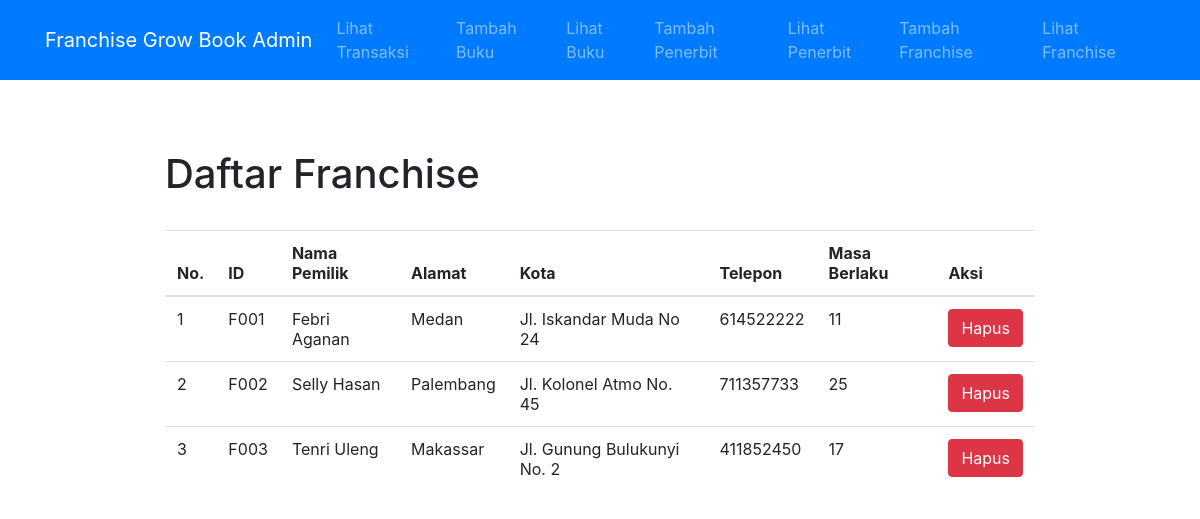
Screenshot of /lihat_franchise.php (signed in) with the database file from the repository.
### tables this page shows
CREATE TABLE `tb_franchise` (
  `id` varchar(255) NOT NULL,
  `user_id` int(11) NOT NULL,
  `nama_pemilik` varchar(255) NOT NULL,
  `alamat` varchar(255) NOT NULL,
  `kota` varchar(255) NOT NULL,
  `telepon` int(11) NOT NULL,
  `masa_berlaku` int(11) NOT NULL
);

### lihat_franchise.php (the view, shortened to what this page needs)
<?php
  include 'conn.php';
  include 'navbar.php';
  $sql = "SELECT * FROM tb_franchise";
  $result = $conn->query($sql);
 ?>
  <head>
    <link rel="stylesheet" href="https://maxcdn.bootstrapcdn.com/bootstrap/4.0.0/css/bootstrap.min.css">
  </head>
  <body style="padding: 150px;">
    <div class="container">
      <h1>Daftar Franchise</h1>
      <br>
      <table class="table table-hover">
         <thead>
           <tr>
             <th>No.</th>
             <th>ID</th>
             <th>Nama Pemilik</th>
             <th>Alamat</th>
             <th>Kota</th>
             <th>Telepon</th>
             <th>Masa Berlaku</th>
             <th>Aksi</th>
           </tr>
         </thead>
         <tbody>
           <?php
           if ($result->num_rows > 0) {
               $a = 0;
               while($row = $result->fetch_assoc()) {
                 $a++;
                 echo
                   "
                   <tr>
                   <td name='id'>".$a."</td>
                   <td name=''>".$row["id"]."</td>
                   <td name=''>".$row["nama_pemilik"]."</td>
                   <td name=''>".$row["kota"]."</td>
                   <td name=''>".$row["alamat"]."</td>
                   <td name=''>".$row["telepon"]."</td>
                   <td name=''>".$row["masa_berlaku"]."</td>
                   <td>
                   <button type='submit' class='btn btn-danger btn-block' name='hapus' value='".$row["id"]."'>Hapus</button>
                   </td>
                   </tr>
                   ";
               }
           } else {
               echo "<h1>Data Belum Ada</h1><br>";
           }
            ?>
         </tbody>
       </table>
    </div>
  </body>
</html>

### rows the page displays
tb_franchise: id "F001", nama_pemilik "Febri Aganan", kota "Medan", alamat "Jl. Iskandar Muda No 24", telepon "614522222", masa_berlaku "11"
tb_franchise: id "F002", nama_pemilik "Selly Hasan", kota "Palembang", alamat "Jl. Kolonel Atmo No. 45", telepon "711357733", masa_berlaku "25"
tb_franchise: id "F003", nama_pemilik "Tenri Uleng", kota "Makassar", alamat "Jl. Gunung Bulukunyi No. 2", telepon "411852450", masa_berlaku "17"
